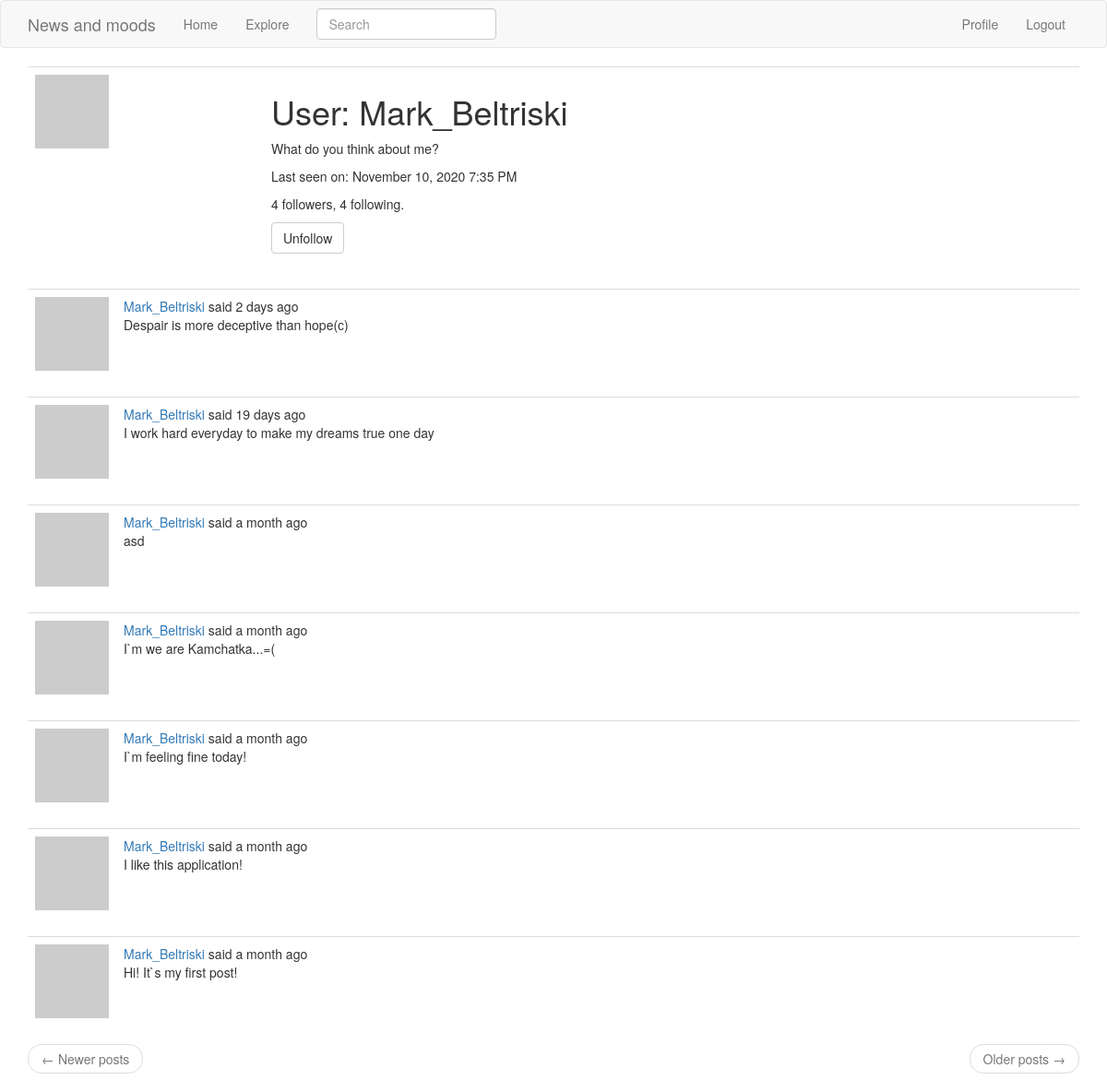
Page /user/Mark_Beltriski (signed in) on the committed database.
### app/models.py (models this page shows, shortened)
class PaginatedAPIMixin(object):
    @staticmethod
    def _to_collection_items(items):
        return [item.to_dict() for item in items]

class User(PaginatedAPIMixin, UserMixin, db.Model):
    id = db.Column(db.Integer, primary_key=True)
    username = db.Column(db.String(64), index=True, unique=True)
    email = db.Column(db.String(120), index=True, unique=True)
    password_hash = db.Column(db.String(128))
    posts = db.relationship('Post', backref='author', lazy='dynamic')
    about_me = db.Column(db.String(140))
    last_seen = db.Column(db.DateTime, default=datetime.utcnow)
    followed = db.relationship(
        'User', secondary=followers,
        primaryjoin=(followers.c.follower_id == id),
        secondaryjoin=(followers.c.followed_id == id),
        backref=db.backref('followers', lazy='dynamic'), lazy='dynamic')
    def avatar(self, size):
        digest = md5(self.email.lower().encode('utf-8')).hexdigest()
        return 'https://www.gravatar.com/avatar/{}?d=identicon&s={}'.format(
            digest, size)
    def is_following(self, user):
        return self.followed.filter(
            followers.c.followed_id == user.id).count() > 0

class SearchableMixin(object):
    @classmethod
    def before_commit(cls, session):
        session._changes = {
            'add': list(session.new),
            'update': list(session.dirty),
            'delete': list(session.deleted)
        }
    @classmethod
    def after_commit(cls, session):
        for obj in session._changes['add']:
            if isinstance(obj, SearchableMixin):
                add_to_index(obj.__tablename__, obj)
        for obj in session._changes['update']:
            if isinstance(obj, SearchableMixin):
                add_to_index(obj.__tablename__, obj)
        for obj in session._changes['delete']:
            if isinstance(obj, SearchableMixin):
                remove_from_index(obj.__tablename__, obj)
        session._changes = None

class Post(PaginatedAPIMixin, SearchableMixin, db.Model):
    __searchable__ = ['body']
    id = db.Column(db.Integer, primary_key=True)
    body = db.Column(db.String(140))
    timestamp = db.Column(db.DateTime, index=True, default=datetime.utcnow)
    user_id = db.Column(db.Integer, db.ForeignKey('user.id'))

### app/main/routes.py (the view)
@bp.route('/user/<username>')
@login_required
def user(username):
    user = User.query.filter_by(username=username).first_or_404()
    page = request.args.get('page', 1, type=int)
    posts = user.posts.order_by(Post.timestamp.desc()).paginate(
        page, current_app.config['POST_PER_PAGE'], False)
    next_url = url_for('main.user', username=user.username, page=posts.next_num) \
        if posts.has_next else None
    prev_url = url_for('main.user', username=user.username, page=posts.prev_num) \
        if posts.has_prev else None
    form = EmptyForm()
    return render_template('user.html', user=user, posts=posts.items,
                           next_url=next_url, prev_url=prev_url, form=form)

### app/main/forms.py
class SearchForm(FlaskForm):
    q = StringField('Search', validators=[DataRequired()])
    def __init__(self, *args, **kwargs):
        if 'formdata' not in kwargs:
            kwargs['formdata'] = request.args
        if 'csrf_enabled' not in kwargs:
            kwargs['csrf_enabled'] = False
        super(SearchForm, self).__init__(*args, **kwargs)

class EmptyForm(FlaskForm):
    submit = SubmitField('Submit')

### app/main/routes.py (called while the page is built)
@bp.before_request
def before_request():
    if current_user.is_authenticated:
        current_user.last_seen = datetime.utcnow()
        db.session.commit()
        g.search_form = SearchForm()
    g.locale = str(get_locale())

### app/models.py (called while the page is built)
@login.user_loader
def load_user(id):
    return User.query.get(int(id))

### app/templates/user.html (shortened to what this page needs)
{% extends "base.html" %}
{% block app_content %}
    <table class="table table-hover">
        <tr>
            <td width="256px"><img src="{{ user.avatar(256) }}"></td>
            <td>
                <h1>User: {{ user.username }}</h1>
                {% if user.about_me %}<p>{{ user.about_me }}</p>{% endif %}
                {% if user.last_seen %}<p>Last seen on: {{ moment(user.last_seen).format('LLL') }}</p>
                {% endif %}
                <p>{{ user.followers.count() }} followers, {{ user.followed.count() }} following.</p>
                {% if user == current_user %}
                <p><a href="{{ url_for('main.edit_profile') }}">Edit your profile</a></p>
                {% else %}
                <p>
                    <form action="{{ url_for('main.unfollow', username=user.username) }}" method="post">
                        {{ form.submit(value='Unfollow', class_='btn btn-default') }}
                    </form>
                </p>
                {% endif %}
            </td>
        </tr>
    </table>
    {% for post in posts %}
        {% include '_post.html' %}
    {% endfor %}
    <nav aria-label="...">
        <ul class="pager">
            <li class="previous{% if not prev_url %} disabled{% endif %}">
                <a href="{{ prev_url or '#' }}">
                    <span aria-hidden="true">&larr;</span> Newer posts
                </a>
            </li>
            <li class="next{% if not next_url %} disabled{% endif %}">
                <a href="{{ next_url or '#' }}">
                    Older posts <span aria-hidden="true">&rarr;</span>
                </a>
            </li>
        </ul>
    </nav>
{% endblock %}

### app/templates/_post.html (shortened to what this page needs)
<table class="table table-hover">
    <tr>
        <td width="70px">
            <a href="{{ url_for('main.user', username=post.author.username) }}">
                <img src="{{ post.author.avatar(70) }}" />
            </a>
        </td>
        <td>
            {{ user_link }} said {{ moment(post.timestamp).fromNow() }}
            <br>
            {{ post.body }}
        </td>
    </tr>
</table>

### rows in the picture
User: username "Mark_Beltriski", about_me "What do you think about me?", last_seen "November 10, 2020 7:35 PM"
Post: user_link "Mark_Beltriski", timestamp "2 days ago", body "Despair is more deceptive than hope(с)"
Post: user_link "Mark_Beltriski", timestamp "19 days ago", body "I work hard everyday to make my dreams true one day"
Post: user_link "Mark_Beltriski", timestamp "a month ago", body "asd"
Post: user_link "Mark_Beltriski", timestamp "a month ago", body "I`m we are Kamchatka...=("
Post: user_link "Mark_Beltriski", timestamp "a month ago", body "I`m feeling fine today!"
Post: user_link "Mark_Beltriski", timestamp "a month ago", body "I like this application!"
Post: user_link "Mark_Beltriski", timestamp "a month ago", body "Hi! It`s my first post!"

### other values in the picture
{{ user.followers.count() }} "4"
{{ user.followed.count() }} "4"
